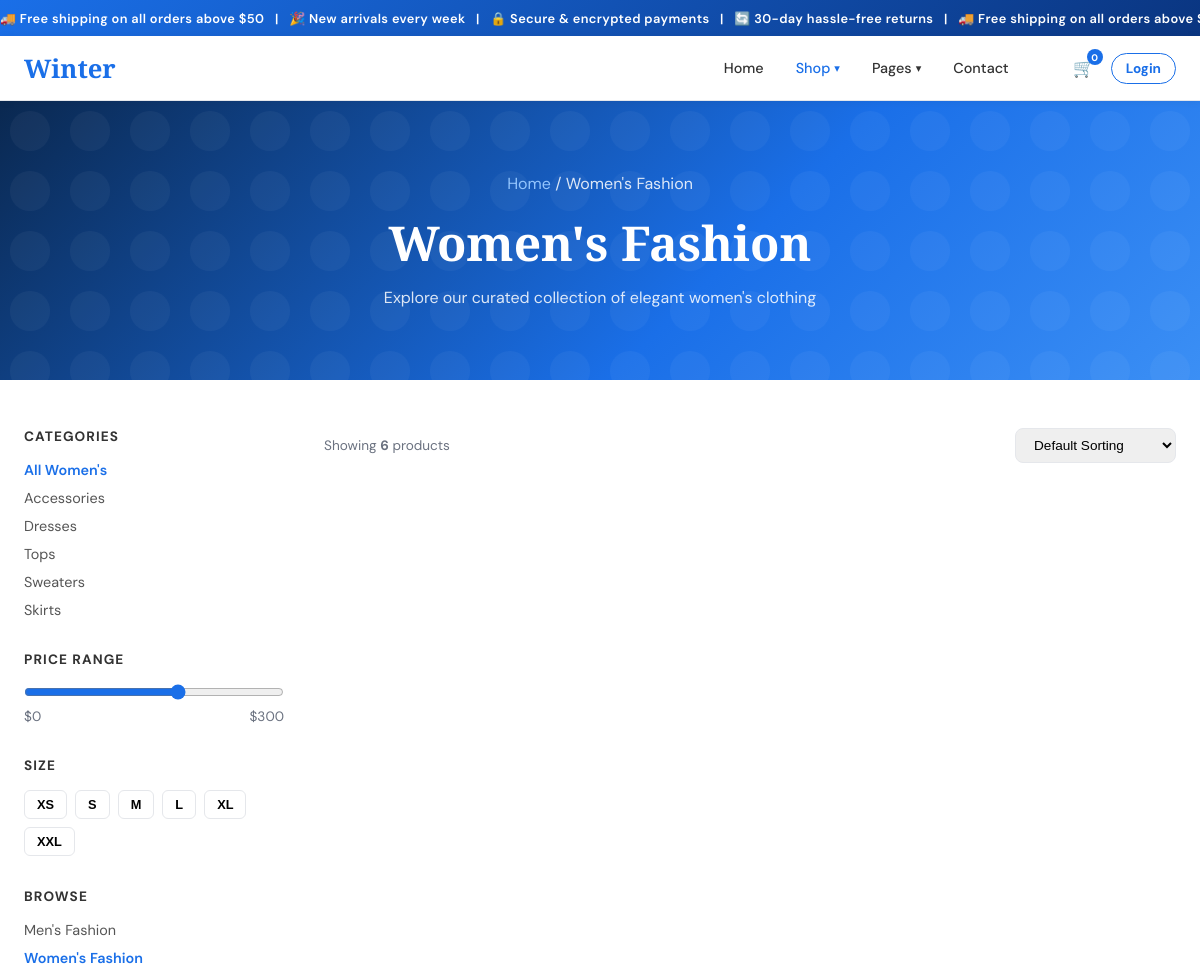
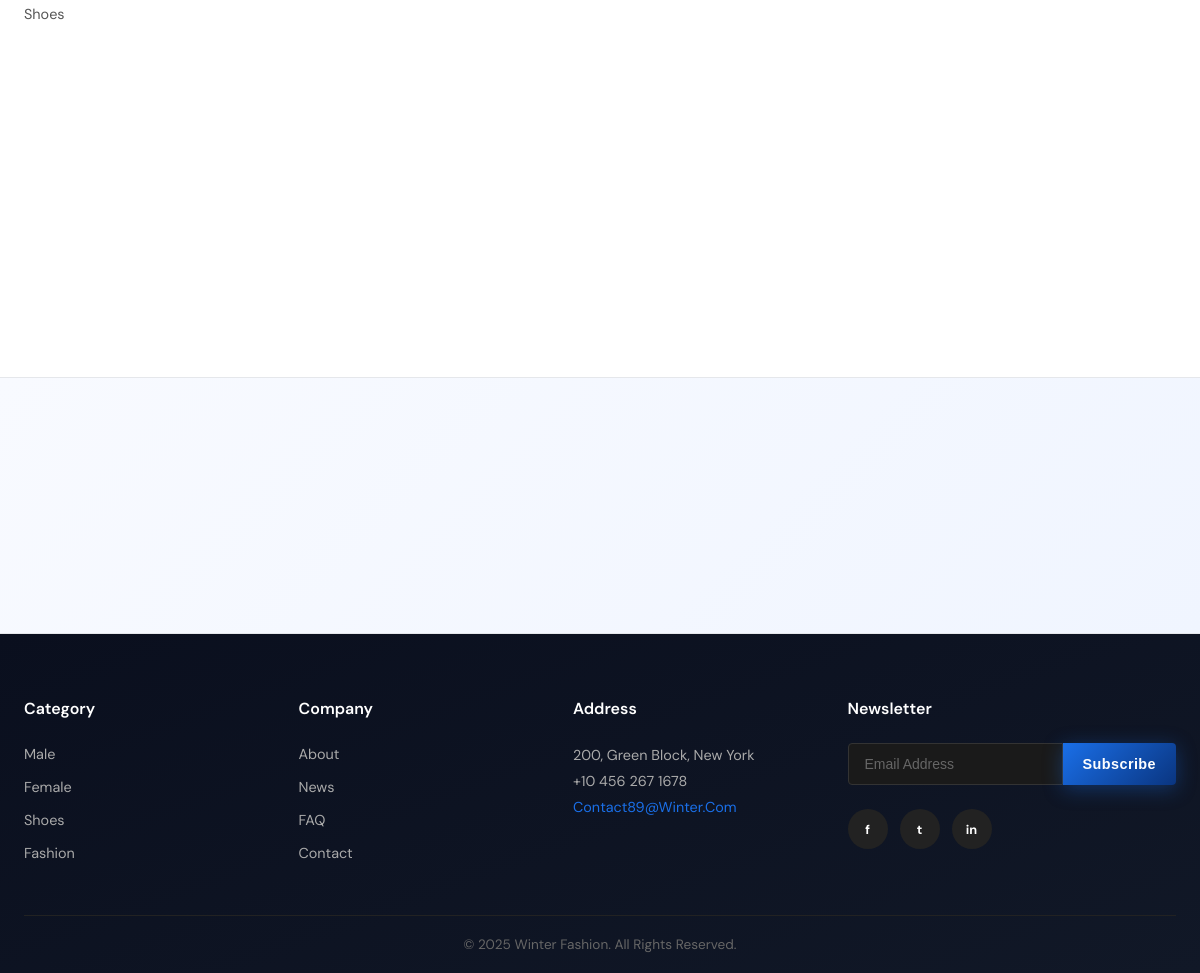
Screenshot of /female.php with the database file from the repository (2 pictures, top to bottom).
### tables this page shows
CREATE TABLE categories (
    id INT AUTO_INCREMENT PRIMARY KEY,
    name VARCHAR(100) NOT NULL,
    slug VARCHAR(100) UNIQUE NOT NULL,
    gender ENUM('men','women','shoes','all') DEFAULT 'all'
);

### shop_layout.php (the view, shortened to what this page needs)
<?php
require_once __DIR__ . '/db.php';
$genderLabel = $gender === 'men' ? "Men's" : ($gender === 'women' ? "Women's" : 'Shoes');
$browseLinks = [
    'male.php'   => "Men's Fashion",
    'female.php' => "Women's Fashion",
    'shoes.php'  => 'Shoes',
];
$currentPage = basename($_SERVER['PHP_SELF']);
$sideCats = mysqli_query($conn, "SELECT * FROM categories WHERE gender='$gender' OR gender='all'");
?>
<div class="shop-layout">
  <aside class="sidebar">
    <div class="sidebar-section">
      <h4>Categories</h4>
      <ul>
        <li><a href="<?= $currentPage ?>" class="active">All <?= $genderLabel ?></a></li>
        <?php while ($cat = mysqli_fetch_assoc($sideCats)): ?>
          <li><a href="#"><?= htmlspecialchars($cat['name']) ?></a></li>
        <?php endwhile; ?>
      </ul>
    </div>
    <div class="sidebar-section">
      <h4>Price Range</h4>
      <div class="price-range">
        <input type="range" min="0" max="500" value="300" id="priceRange" oninput="document.getElementById('priceVal').textContent='$'+this.value">
        <div class="price-range-vals"><span>$0</span><span id="priceVal">$300</span></div>
      </div>
    </div>
    <div class="sidebar-section">
      <h4>Size</h4>
      <div style="display:flex;flex-wrap:wrap;gap:8px">
        <?php foreach (['XS','S','M','L','XL','XXL'] as $sz): ?>
          <button class="sidebar-size-btn" onclick="this.classList.toggle('active-size')"><?= $sz ?></button>
        <?php endforeach; ?>
      </div>
    </div>
    <div class="sidebar-section">
      <h4>Browse</h4>
      <ul>
        <?php foreach ($browseLinks as $href => $label): ?>
          <li><a href="<?= $href ?>" <?= $href===$currentPage?'class="active"':'' ?>><?= $label ?></a></li>
        <?php endforeach; ?>
      </ul>
    </div>
  </aside>
  <main>
    <?php
    $allRows = [];
    while ($products && $p = mysqli_fetch_assoc($products)) $allRows[] = $p;
    $count = count($allRows);
    ?>
    <div class="shop-grid-header">
      <p style="font-size:.85rem;color:#6b7280">Showing <strong><?= $count ?></strong> products</p>
      <select onchange="" style="padding:8px 14px;border:1.5px solid #e5e7eb;border-radius:8px;font-size:.85rem;outline:none">
        <option>Default Sorting</option>
      </select>
    </div>
    <div class="shop-grid">
    </div>
  </main>
</div>

### style.css (style rules this page uses)
*, *::before, *::after { box-sizing: border-box; margin: 0; padding: 0; }
html { scroll-behavior: smooth; }
body { font-family: 'DM Sans', sans-serif; color: #1a1a1a; background: #fff; overflow-x: hidden; }
a { text-decoration: none; color: inherit; transition: color 0.2s; }
ul { list-style: none; }
:root { --blue: #1a6fe8; --blue-dark: #145bc4; --black: #111; --gray: #6b7280; --light: #f3f6fb; --border: #e5e7eb; --gradient: linear-gradient(135deg, #1a6fe8 0%, #0a3580 100%); --shadow-md: 0 8px 32px rgba(26,111,232,0.12); --shadow-lg: 0 20px 60px rgba(26,111,232,0.16); --radius: 12px; }
.shop-layout { max-width: 1280px; margin: 48px auto 80px; padding: 0 24px; display: grid; grid-template-columns: 260px 1fr; gap: 40px; }
.sidebar { position: sticky; top: 80px; align-self: start; }
.sidebar-section { margin-bottom: 32px; }
.sidebar-section h4 { font-size: 0.85rem; font-weight: 700; text-transform: uppercase; letter-spacing: 0.08em; margin-bottom: 16px; color: #333; }
.sidebar-section ul li { margin-bottom: 10px; }
.sidebar-section ul li a { font-size: 0.9rem; color: #555; display: flex; justify-content: space-between; }
.sidebar-section ul li a.active { color: var(--blue); font-weight: 600; }
.price-range { display: flex; flex-direction: column; gap: 8px; }
.price-range input[type=range] { width: 100%; accent-color: var(--blue); }
.price-range-vals { display: flex; justify-content: space-between; font-size: 0.85rem; color: var(--gray); }
.shop-grid { display: grid; grid-template-columns: repeat(3, 1fr); gap: 24px; }

### shop_layout.php (style rules this page uses)
.shop-grid-header { display:flex;justify-content:space-between;align-items:center;margin-bottom:20px }
.sidebar-size-btn { padding:6px 12px;border:1.5px solid #e5e7eb;background:#fff;border-radius:6px; font-size:.8rem;font-weight:600;cursor:pointer;transition:all .2s }

### rows the page displays
categories: name "Accessories"
categories: name "Dresses"
categories: name "Tops"
categories: name "Sweaters"
categories: name "Skirts"

### other values shown
$cartCount "0"
$genderLabel "Women's"
$sz "XS"
$sz "S"
$sz "M"
$sz "L"
$sz "XL"
$sz "XXL"
$label "Men's Fashion"
$label "Women's Fashion"
$label "Shoes"
$count "6"
